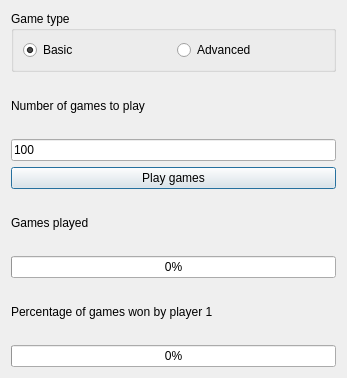
<?xml version="1.0" encoding="UTF-8"?>
<ui version="4.0">
 <class>QtTestPylosRandomPlayDialog</class>
 <widget class="QDialog" name="QtTestPylosRandomPlayDialog">
  <property name="geometry">
   <rect>
    <x>0</x>
    <y>0</y>
    <width>347</width>
    <height>378</height>
   </rect>
  </property>
  <property name="windowTitle">
   <string>Random play</string>
  </property>
  <property name="windowIcon">
   <iconset resource="TestPylos.qrc">
    <normaloff>:/images/R.png</normaloff>:/images/R.png</iconset>
  </property>
  <layout class="QVBoxLayout" name="verticalLayout">
   <item>
    <widget class="QGroupBox" name="group_game_type">
     <property name="title">
      <string>Game type</string>
     </property>
     <layout class="QHBoxLayout" name="horizontalLayout">
      <item>
       <widget class="QRadioButton" name="radio_basic">
        <property name="text">
         <string>Basic</string>
        </property>
        <property name="checked">
         <bool>true</bool>
        </property>
       </widget>
      </item>
      <item>
       <widget class="QRadioButton" name="radio_advanced">
        <property name="text">
         <string>Advanced</string>
        </property>
       </widget>
      </item>
     </layout>
    </widget>
   </item>
   <item>
    <widget class="QLabel" name="label_n_games">
     <property name="text">
      <string>Number of games to play</string>
     </property>
    </widget>
   </item>
   <item>
    <widget class="QLineEdit" name="edit_n_games">
     <property name="text">
      <string>100</string>
     </property>
    </widget>
   </item>
   <item>
    <widget class="QPushButton" name="button_start">
     <property name="text">
      <string>Play games</string>
     </property>
    </widget>
   </item>
   <item>
    <widget class="QLabel" name="label_games_played">
     <property name="text">
      <string>Games played</string>
     </property>
    </widget>
   </item>
   <item>
    <widget class="QProgressBar" name="bar_progress">
     <property name="value">
      <number>0</number>
     </property>
    </widget>
   </item>
   <item>
    <widget class="QLabel" name="label_percentage_won_player1">
     <property name="text">
      <string>Percentage of games won by player 1</string>
     </property>
    </widget>
   </item>
   <item>
    <widget class="QProgressBar" name="bar_won_player1">
     <property name="value">
      <number>0</number>
     </property>
    </widget>
   </item>
  </layout>
 </widget>
 <resources>
  <include location="TestPylos.qrc"/>
 </resources>
 <connections/>
</ui>
